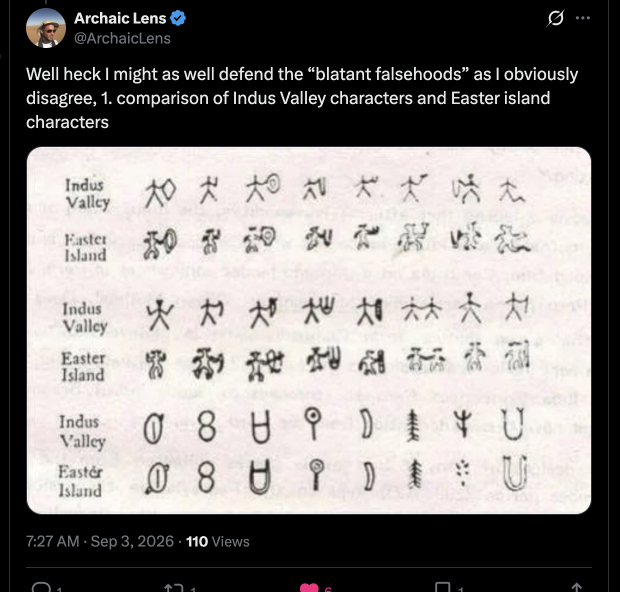
#> input picture rongo_import/inputs/claim_1.png, 1240 x 1184 px (shown at 1/2 size)
$ python -i normalize.py   (imports and definitions only)
#> lines starting #> are read from the running program, lines starting #| are printed output that depends on the picture; after the words box and inside, x2 and y2 are one past the last pixel; in counts of white or black regions, pixels touching at a corner belong together
"""Bring every sign, whatever its drawing style, to one common representation.

The three sources are drawn differently: Barthel's rongorongo glyphs are
hollow outline drawings (double contour), Mahadevan's Indus signs are thin
single-stroke line drawings, and the font-rendered control scripts are filled
silhouettes. Comparing those directly would mostly measure drawing style.

Pipeline (identical for every script; the only per-source parameter is the
outline-closing radius, which is set from the measured double-line gap of
the Barthel scan and is zero for the other sources):

  1. binarise (Otsu), crop to ink, pad
  2. outline sources only: morphological closing to fill the body between the
     double contour (radius ~ half the gap between the two lines)
  3. medial-axis skeleton (skimage skeletonize)
  4. prune skeleton spurs shorter than 5% of the glyph size
  5. render the skeleton with a fixed stroke width into a 64x64 box that
     preserves aspect ratio (longest side = 56 px), centred

Outputs per glyph: the 64x64 skeleton image (uint8), plus simple complexity
features measured on the skeleton: total skeleton length (px, at 64 scale),
number of endpoints, number of junctions, number of enclosed regions (loops).
"""
import os, json
import numpy as np, cv2
from PIL import Image
from scipy import ndimage as ndi
from skimage.morphology import skeletonize, disk, binary_closing, remove_small_objects

ROOT = os.path.dirname(os.path.dirname(os.path.abspath(__file__)))
BOX = 64
INNER = 56

def load_binary(path):
#> called with path = '../inputs/claim_1.png'
    im = np.array(Image.open(path).convert("L"))
    _, bw = cv2.threshold(im, 0, 255, cv2.THRESH_BINARY_INV + cv2.THRESH_OTSU)
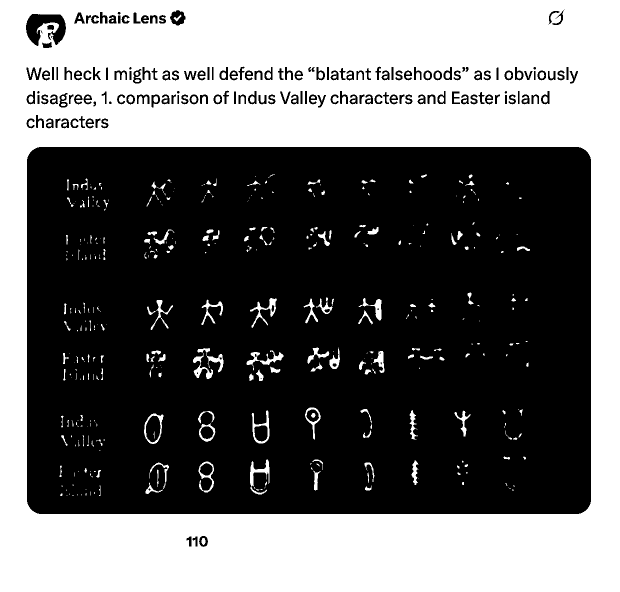
#> bw: shape (1184, 1240) (shown at 1/2 size); 43.3% white; 454 white regions (233 under 20 px), largest, box (x1, y1, x2, y2) and area: (0, 0, 1240, 1184) 611613, (500, 919, 539, 989) 843, (493, 701, 567, 741) 767
    bw = bw > 0
    bw = remove_small_objects(bw, 8)
#> bw: shape (1184, 1240) bool; 43.3% white; 315 white regions (95 under 20 px), largest, box (x1, y1, x2, y2) and area: (0, 0, 1240, 1184) 611612, (500, 919, 539, 989) 843, (493, 701, 567, 741) 767
    ys, xs = np.where(bw)
    if len(ys) == 0:
        return None
    return bw[ys.min():ys.max() + 1, xs.min():xs.max() + 1]

# [57 lines left out: functions harmonise, prune, skeleton_features, normalise, not called in this run]

STYLES = {"rongorongo": "outline", "indus": "line"}

# [16 lines left out: function run, not called in this run]

# [4 lines not run here, left out]

>>> result = load_binary('../inputs/claim_1.png')
